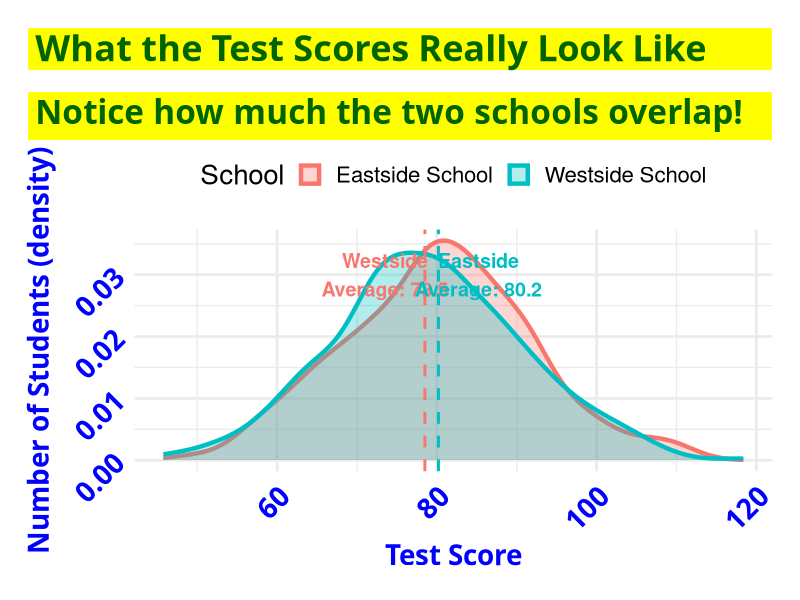
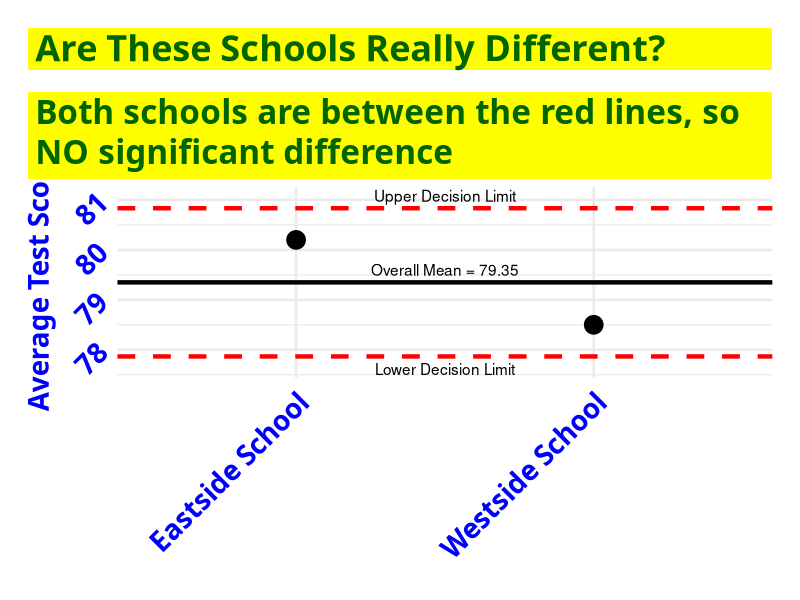
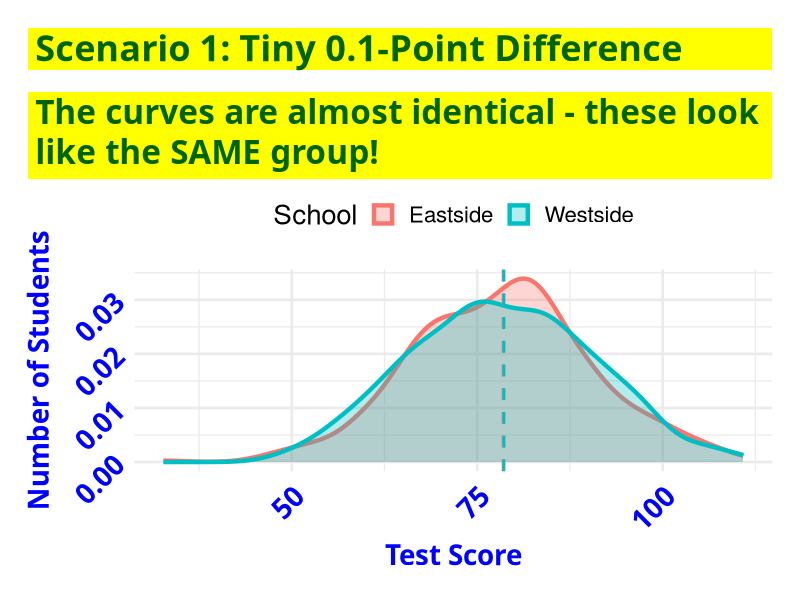
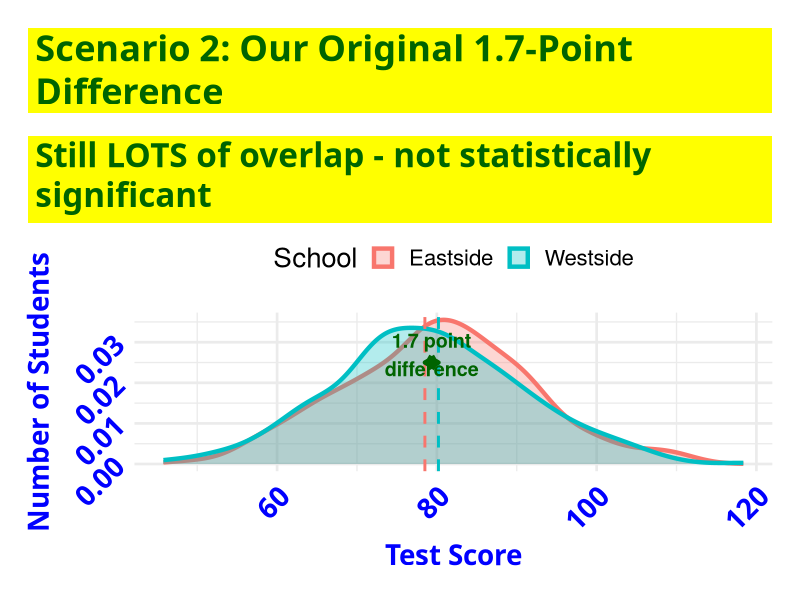
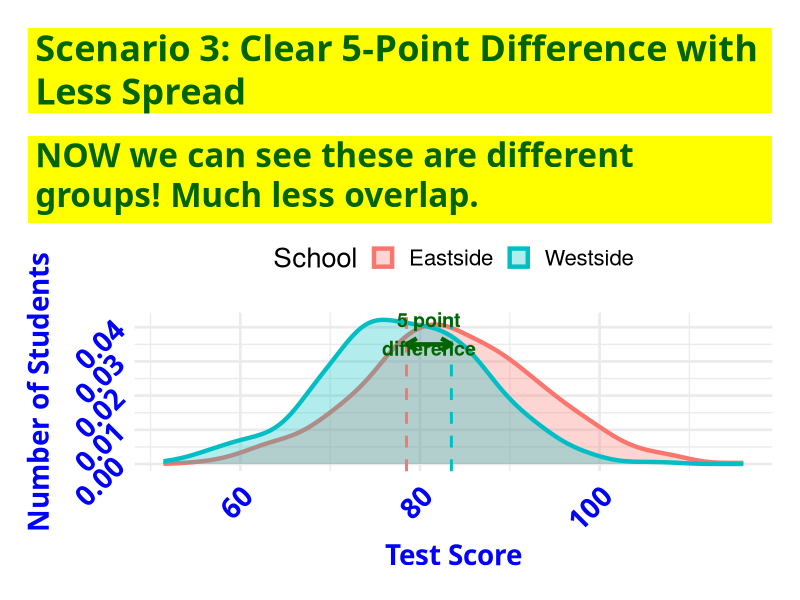
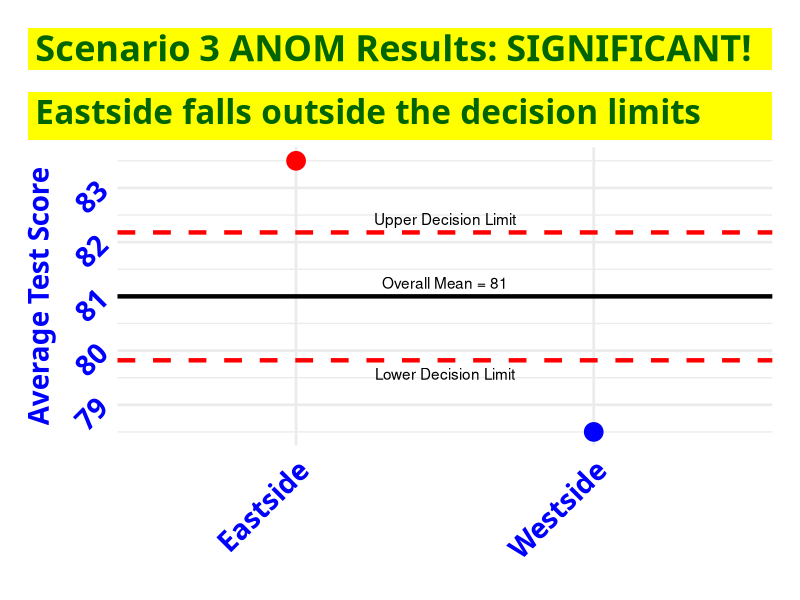
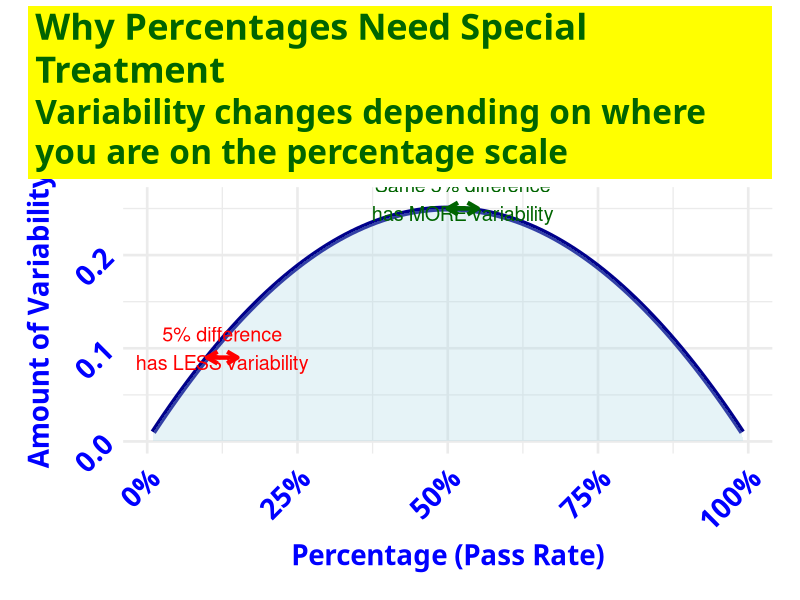

R code for these plots, in order:
## ---- chunk 1
#| label: setup
#| include: false


# install.packages(c("mapview", "survey", "srvyr", "arcgislayers"))

# census_api_key("95496766c51541ee6f402c1e1a8658581285b759", install = TRUE, overwrite = TRUE)


# # load libraries - NOT NEEDED


# Force dplyr's select to take precedence
select <- dplyr::select
filter <- dplyr::filter

# Options
options(scipen = 999)
options(qic.clshade = T) # NO LONGER NEEDED; CHARTS ALL PREPARED WITH GGPLOT2 ONLY
options(qic.linecol = 'black') # NO LONGER NEEDED; CHARTS ALL PREPARED WITH GGPLOT2 ONLY
options(qic.signalcol = "firebrick") # NO LONGER NEEDED; CHARTS ALL PREPARED WITH GGPLOT2 ONLY
options(qic.targetcol = "purple") # NO LONGER NEEDED; CHARTS ALL PREPARED WITH GGPLOT2 ONLY
options(DT.options = list(dom = 'pBlfrti')) # Add buttons, filtering, and top (t) pagination controls
options(shiny.maxRequestSize = 50 * 1024^2) # Set upload maximum to 50 MB
options(tigris_use_cache = TRUE)


flextable::set_flextable_defaults(
  font.size = 14, 
  font.family = "Cabin",
  font.color = "black",
  table.layout = "fixed",
  border.color = "darkgray",
  padding.top = 3, padding.bottom = 3,
  padding.left = 4, padding.right = 4,
  line_spacing = 1.3,
  digits = 2,
  decimal.mark = ",",
  big.mark = " ",
  na_str = "<na>")
  
  # flextable::theme_alafoli()	|>  # BLAH
  # flextable::theme_apa()  # THIS IS NICE
  # flextable::theme_booktabs() |>  # NICE, MORE COMPACT
  # flextable::theme_box() |>   # OK, INCLUDES CELL BORDERS
  # flextable::theme_tron() |>  # 'DARK MODE' BLUE TEXT
  # flextable::theme_tron_legacy() |>   # 'DARK MODE' YELLOW TEXT
  # flextable::theme_vader() |>    # 'DARK MODE' WHITE TEXT
  # flextable::theme_vanilla() |>   # NOT SPECIAL
  # flextable::theme_zebra()	|>
  #
  # flextable::bg(bg = "palegreen", part = "header")
  # flextable::bg(i = 8, bg = "yellow", part = "body")   OR
  # 



# Set global theme for consistent plots
ggplot2::theme_set(
  ggplot2::theme_minimal(base_size = 20) +
    ggplot2::theme(
      plot.title.position = "plot",
      plot.title = ggtext::element_textbox_simple(
        family = "Cabin",
        face = "bold",
        color = "darkgreen",
        size = 26,
        fill = "yellow",
        lineheight = 1.2,
        padding = ggplot2::margin(5.5, 5.5, 0.0, 5.5),
        margin = ggplot2::margin(0, 0, 5.5, 0)
      ),
      plot.subtitle = ggtext::element_textbox_simple(
        family = "Cabin",
        color = "darkgreen",
        face = "bold",
        size = 24,
        fill = "yellow",
        lineheight = 1.2,
        padding = ggplot2::margin(5.5, 5.5, 5.5, 5.5),
        margin = ggplot2::margin(10.5, 0, 5.5, 0)
      ),
      plot.caption = ggtext::element_markdown(
        family = "Cabin",
        size = 22,
        hjust = 1,
        color = "darkblue",
        face = "italic",
        fill = "yellow",
        lineheight = 1.0
      ),
      axis.text.x = ggtext::element_markdown(
        family = "Cabin",
        face = "bold",
        color = "blue",
        size = 20,
        angle = 45,
        hjust = 1
      ),
        # ggplot2::element_blank(),
      axis.title.x = ggtext::element_markdown(
        family = "Cabin",
        face = "bold",
        color = "blue",
        size = 20),
        # ggplot2::element_blank(),
      axis.text.y = ggtext::element_markdown(
        family = "Cabin",
        face = "bold",
        color = "blue",
        size = 20,
        angle = 45,
        hjust = 1
      ),
        # ggplot2::element_blank(),
      axis.title.y = ggtext::element_markdown(
        family = "Cabin",
        face = "bold",
        color = "blue",
        size = 20),
        # ggplot2::element_blank(),
      strip.text = ggtext::element_markdown(
        family = "Cabin",
        color = "black",
        size = ggplot2::rel(1.1),
        face = "italic",
        margin = ggplot2::margin(2, 0, 0.5, 0, "lines")
      ),
      axis.text = ggtext::element_markdown(
        family = "Cabin",
        color = "black"),
      panel.background = ggplot2::element_rect(fill = "white", color = NA),
      plot.background = ggplot2::element_rect(fill = "white", color = NA),
      legend.position = "none",
      panel.spacing.x = grid::unit(1.5, "cm"),
      panel.spacing.y = grid::unit(1.5, "cm"),
      plot.margin = ggplot2::margin(20, 20, 20, 20, "pt")
    )
)



  
# Set seed for reproducibility
base::set.seed(123)

## ---- chunk 2
#| echo: false
#| warning: false
#| fig-height: 8

# Set parameters for our story
westside_mean <- 78.5
westside_sd <- 12.3
eastside_mean <- 80.2
eastside_sd <- 11.6
n_students <- 500

# Generate actual student scores for visualization
westside_scores <- stats::rnorm(n = n_students,
                                mean = westside_mean,
                                sd = westside_sd)
eastside_scores <- stats::rnorm(n = n_students,
                                mean = eastside_mean,
                                sd = eastside_sd)

# Create a data frame for plotting
scores_df <- data.frame(
  score = c(westside_scores, eastside_scores),
  school = rep(c("Westside School", "Eastside School"),
               each = n_students))

# Create overlapping density plot
ggplot2::ggplot(data = scores_df,
                mapping = ggplot2::aes(x = score,
                                       fill = school,
                                       color = school)) +
  ggplot2::geom_density(alpha = 0.3,
                        linewidth = 1.5) +
  ggplot2::geom_vline(xintercept = westside_mean,
                      color = "#F8766D",
                      linetype = "dashed",
                      linewidth = 1) +
  ggplot2::geom_vline(xintercept = eastside_mean,
                      color = "#00BFC4",
                      linetype = "dashed",
                      linewidth = 1) +
  ggplot2::annotate(geom = "text",
                    x = westside_mean - 5,
                    y = 0.030,
                    label = paste("Westside\nAverage:", westside_mean),
                    size = 5,
                    color = "#F8766D",
                    fontface = "bold") +
  ggplot2::annotate(geom = "text",
                    x = eastside_mean + 5,
                    y = 0.030,
                    label = paste("Eastside\nAverage:", eastside_mean),
                    size = 5,
                    color = "#00BFC4",
                    fontface = "bold") +
  ggplot2::labs(
    title = "What the Test Scores Really Look Like",
    subtitle = "Notice how much the two schools overlap!",
    x = "Test Score",
    y = "Number of Students (density)",
    fill = "School",
    color = "School") +
  ggplot2::theme(legend.position = "top")

## ---- chunk 3
#| echo: false
#| warning: false

# Calculate overall average across both schools
overall_n <- n_students * 2
overall_mean <- (westside_mean * n_students + eastside_mean * n_students) / overall_n

# Calculate pooled standard deviation
pooled_sd <- sqrt(((n_students - 1) * westside_sd^2 + 
                   (n_students - 1) * eastside_sd^2) /
                  (n_students * 2 - 2))

# Calculate critical value
alpha <- 0.05
critical_value <- stats::qt(1 - alpha / 2,
                            df = n_students * 2 - 2)

# Calculate decision limits
upper_limit <- overall_mean + critical_value * pooled_sd * 
  sqrt(1 / n_students + 1 / n_students)
lower_limit <- overall_mean - critical_value * pooled_sd * 
  sqrt(1 / n_students + 1 / n_students)

# Create data frame for ANOM plot
anom_df <- data.frame(
  school = c("Westside School", "Eastside School"),
  mean = c(westside_mean, eastside_mean),
  n = c(n_students, n_students))

anom_df$significant <- (anom_df$mean > upper_limit) | 
  (anom_df$mean < lower_limit)

# Create ANOM plot
ggplot2::ggplot(data = anom_df,
                mapping = ggplot2::aes(x = school,
                                       y = mean,
                                       color = significant)) +
  ggplot2::geom_point(size = 6) +
  ggplot2::geom_hline(yintercept = overall_mean,
                      linetype = "solid",
                      linewidth = 1.5) +
  ggplot2::geom_hline(yintercept = upper_limit,
                      linetype = "dashed",
                      linewidth = 1.5,
                      color = "red") +
  ggplot2::geom_hline(yintercept = lower_limit,
                      linetype = "dashed",
                      linewidth = 1.5,
                      color = "red") +
  
  ggplot2::annotate(geom = "text",
                    x = 1.5,
                    y = overall_mean + .25,
                    label = paste("Overall Mean =",
                                  round(overall_mean,
                                        2))) +
  ggplot2::annotate(geom = "text",
                    x = 1.5,
                    y = upper_limit + .25,
                    label = "Upper Decision Limit") +
  ggplot2::annotate(geom = "text",
                    x = 1.5,
                    y = lower_limit - .25,
                    label = "Lower Decision Limit") +
  ggplot2::scale_color_manual(values = c("black", "red")) +
  ggplot2::labs(
    title = "Are These Schools Really Different?",
    subtitle = "Both schools are between the red lines, so NO significant difference",
    y = "Average Test Score",
    x = "") +
  ggplot2::theme(legend.position = "none")

## ---- chunk 4
#| echo: false
#| warning: false

cohens_d <- (eastside_mean - westside_mean) / pooled_sd
overlap_pct <- 2 * stats::pnorm(-abs(cohens_d) / 2) * 100

results_df <- data.frame(
  "What We're Looking At" = c(
    "District Average",
    "Westside Average",
    "Eastside Average",
    "Difference",
    "Upper Decision Limit",
    "Lower Decision Limit",
    "Percent of Scores That Overlap",
    "Is the difference significant?"),
  "The Numbers" = c(
    round(overall_mean, 1),
    westside_mean,
    eastside_mean,
    round(eastside_mean - westside_mean, 1),
    round(upper_limit, 1),
    round(lower_limit, 1),
    paste0(round(overlap_pct, 0), "%"),
    "NO - Too small to be sure it's real"))

results_df |>
  flextable::flextable() |>
  flextable::set_header_labels(
    What.We.re.Looking.At = "What We're Looking At",
    The.Numbers = "The Numbers") |>
  flextable::theme_booktabs() |>
  flextable::width(j = 1, width = 3) |>
  flextable::width(j = 2, width = 2) |>
  flextable::align(align = "left", part = "all") |>
  flextable::bold(part = "header") |>
  flextable::bg(i = 8, bg = "yellow", part = "body") |>
  flextable::bold(i = 8, part = "body") |> 
  flextable::bg(bg = "palegreen", part = "header")

## ---- chunk 5
#| echo: false
#| warning: false
#| fig-height: 8

# Scenario 1: Very small difference
west_mean_s1 <- 78.5
east_mean_s1 <- 78.6  # Only 0.1 difference!
sd_both_s1 <- 12.0

# Generate scores
west_scores_s1 <- stats::rnorm(n = n_students,
                               mean = west_mean_s1,
                               sd = sd_both_s1)
east_scores_s1 <- stats::rnorm(n = n_students,
                               mean = east_mean_s1,
                               sd = sd_both_s1)

scores_s1 <- data.frame(
  score = c(west_scores_s1, east_scores_s1),
  school = rep(c("Westside", "Eastside"),
               each = n_students))

# Plot
ggplot2::ggplot(data = scores_s1,
                mapping = ggplot2::aes(x = score,
                                       fill = school,
                                       color = school)) +
  ggplot2::geom_density(alpha = 0.3,
                        linewidth = 1.5) +
  ggplot2::geom_vline(xintercept = west_mean_s1,
                      color = "#F8766D",
                      linetype = "dashed",
                      linewidth = 1) +
  ggplot2::geom_vline(xintercept = east_mean_s1,
                      color = "#00BFC4",
                      linetype = "dashed",
                      linewidth = 1) +
  ggplot2::labs(
    title = "Scenario 1: Tiny 0.1-Point Difference",
    subtitle = "The curves are almost identical - these look like the SAME group!",
    x = "Test Score",
    y = "Number of Students",
    fill = "School",
    color = "School") +
  ggplot2::theme(legend.position = "top")

## ---- chunk 6
#| echo: false
#| warning: false
#| fig-height: 8

# Back to original scenario
scores_s2 <- data.frame(
  score = c(westside_scores, eastside_scores),
  school = rep(c("Westside", "Eastside"),
               each = n_students))

ggplot2::ggplot(data = scores_s2,
                mapping = ggplot2::aes(x = score,
                                       fill = school,
                                       color = school)) +
  ggplot2::geom_density(alpha = 0.3,
                        linewidth = 1.5) +
  ggplot2::geom_vline(xintercept = westside_mean,
                      color = "#F8766D",
                      linetype = "dashed",
                      linewidth = 1) +
  ggplot2::geom_vline(xintercept = eastside_mean,
                      color = "#00BFC4",
                      linetype = "dashed",
                      linewidth = 1) +
  ggplot2::annotate(geom = "segment",
                    x = westside_mean,
                    xend = eastside_mean,
                    y = 0.025,
                    yend = 0.025,
                    arrow = grid::arrow(ends = "both",
                                       length = grid::unit(0.3, "cm")),
                    color = "darkgreen",
                    linewidth = 1.5) +
  ggplot2::annotate(geom = "text",
                    x = (westside_mean + eastside_mean) / 2,
                    y = 0.027,
                    label = "1.7 point\ndifference",
                    size = 5,
                    color = "darkgreen",
                    fontface = "bold") +
  ggplot2::labs(
    title = "Scenario 2: Our Original 1.7-Point Difference",
    subtitle = "Still LOTS of overlap - not statistically significant",
    x = "Test Score",
    y = "Number of Students",
    fill = "School",
    color = "School") +
  ggplot2::theme(legend.position = "top")

## ---- chunk 7
#| echo: false
#| warning: false
#| fig-height: 8

# Scenario 3: Larger difference with less spread
west_mean_s3 <- 78.5
east_mean_s3 <- 83.5  # 5 point difference
sd_both_s3 <- 9.5     # Less spread

# Generate scores
west_scores_s3 <- stats::rnorm(n = n_students,
                               mean = west_mean_s3,
                               sd = sd_both_s3)
east_scores_s3 <- stats::rnorm(n = n_students,
                               mean = east_mean_s3,
                               sd = sd_both_s3)

scores_s3 <- data.frame(
  score = c(west_scores_s3, east_scores_s3),
  school = rep(c("Westside", "Eastside"),
               each = n_students))

# Plot
ggplot2::ggplot(data = scores_s3,
                mapping = ggplot2::aes(x = score,
                                       fill = school,
                                       color = school)) +
  ggplot2::geom_density(alpha = 0.3,
                        linewidth = 1.5) +
  ggplot2::geom_vline(xintercept = west_mean_s3,
                      color = "#F8766D",
                      linetype = "dashed",
                      linewidth = 1) +
  ggplot2::geom_vline(xintercept = east_mean_s3,
                      color = "#00BFC4",
                      linetype = "dashed",
                      linewidth = 1) +
  ggplot2::annotate(geom = "segment",
                    x = west_mean_s3,
                    xend = east_mean_s3,
                    y = 0.035,
                    yend = 0.035,
                    arrow = grid::arrow(ends = "both",
                                       length = grid::unit(0.3, "cm")),
                    color = "darkgreen",
                    linewidth = 1.5) +
  ggplot2::annotate(geom = "text",
                    x = (west_mean_s3 + east_mean_s3) / 2,
                    y = 0.038,
                    label = "5 point\ndifference",
                    size = 5,
                    color = "darkgreen",
                    fontface = "bold") +
  ggplot2::labs(
    title = "Scenario 3: Clear 5-Point Difference with Less Spread",
    subtitle = "NOW we can see these are different groups! Much less overlap.",
    x = "Test Score",
    y = "Number of Students",
    fill = "School",
    color = "School") +
  ggplot2::theme(legend.position = "top")

## ---- chunk 8
#| echo: false
#| warning: false

# Calculate stats for scenario 3
overall_mean_s3 <- (west_mean_s3 + east_mean_s3) / 2
pooled_sd_s3 <- sd_both_s3
critical_value_s3 <- stats::qt(0.975,
                               df = n_students * 2 - 2)
upper_limit_s3 <- overall_mean_s3 + critical_value_s3 * pooled_sd_s3 * 
  sqrt(2 / n_students)
lower_limit_s3 <- overall_mean_s3 - critical_value_s3 * pooled_sd_s3 * 
  sqrt(2 / n_students)

anom_df_s3 <- data.frame(
  school = c("Westside", "Eastside"),
  mean = c(west_mean_s3, east_mean_s3))

# ANOM plot for scenario 3
ggplot2::ggplot(data = anom_df_s3,
                mapping = ggplot2::aes(x = school,
                                       y = mean)) +
  ggplot2::geom_point(size = 6,
                      color = c("blue", "red")) +
  ggplot2::geom_hline(yintercept = overall_mean_s3,
                      linetype = "solid",
                      linewidth = 1.5) +
  ggplot2::geom_hline(yintercept = upper_limit_s3,
                      linetype = "dashed",
                      linewidth = 1.5,
                      color = "red") +
  ggplot2::geom_hline(yintercept = lower_limit_s3,
                      linetype = "dashed",
                      linewidth = 1.5,
                      color = "red") +
  ggplot2::annotate(geom = "text",
                    x = 1.5,
                    y = overall_mean_s3 + .25,
                    label = paste("Overall Mean =",
                                  round(overall_mean_s3,
                                        2))) +
  ggplot2::annotate(geom = "text",
                    x = 1.5,
                    y = upper_limit_s3 + .25,
                    label = "Upper Decision Limit") +
  ggplot2::annotate(geom = "text",
                    x = 1.5,
                    y = lower_limit_s3 - .25,
                    label = "Lower Decision Limit") +
  ggplot2::labs(
    title = "Scenario 3 ANOM Results: SIGNIFICANT!",
    subtitle = "Eastside falls outside the decision limits",
    y = "Average Test Score",
    x = "") 


## ---- chunk 9
#| echo: false
#| warning: false

cohens_d_s1 <- 0.1 / sd_both_s1
cohens_d_s2 <- (eastside_mean - westside_mean) / pooled_sd
cohens_d_s3 <- (east_mean_s3 - west_mean_s3) / pooled_sd_s3

overlap_s1 <- 2 * stats::pnorm(-abs(cohens_d_s1) / 2) * 100
overlap_s2 <- 2 * stats::pnorm(-abs(cohens_d_s2) / 2) * 100
overlap_s3 <- 2 * stats::pnorm(-abs(cohens_d_s3) / 2) * 100

comparison_df <- data.frame(
  "Scenario" = c(
    "1: Tiny Difference",
    "2: Small Difference (Our Original)",
    "3: Clear Difference"),
  "Difference in Averages" = c("0.1 points", "1.7 points", "5.0 points"),
  "How Spread Out Scores Are" = c("Very spread (SD=12)", 
                                   "Very spread (SD=12)", 
                                   "Less spread (SD=9.5)"),
  "Percent Overlap" = c(
    paste0(round(overlap_s1, 0), "%"),
    paste0(round(overlap_s2, 0), "%"),
    paste0(round(overlap_s3, 0), "%")),
  "Can We Detect It?" = c("NO", "NO", "YES!"))

comparison_df |>
  flextable::flextable() |>
  flextable::set_header_labels(
    Scenario = "Scenario",
    Difference.in.Averages = "Difference in Averages",
    How.Spread.Out.Scores.Are = "How Spread Out Scores Are",
    Percent.Overlap = "Percent Overlap",
    Can.We.Detect.It. = "Can We Detect It?") |>
  flextable::theme_booktabs() |>
  flextable::width(j = 1, width = 2) |>
  flextable::width(j = 2:5, width = 1.5) |>
  flextable::align(align = "center", part = "body") |>
  flextable::align(align = "left", j = 1, part = "body") |>
  flextable::bold(part = "header") |>
  flextable::bg(i = 3, bg = "yellow", part = "body") |>
  flextable::bold(i = 3, j = 5, part = "body") |> 
  flextable::bg(bg = "palegreen", part = "header")

## ---- chunk 10
#| echo: false
#| warning: false
#| fig-height: 8

# Create visualization of why percentages are tricky
percent_data <- data.frame(
  percentage = seq(0.01, 0.99, by = 0.01))

percent_data$variance <- percent_data$percentage * (1 - percent_data$percentage)

ggplot2::ggplot(data = percent_data,
                mapping = ggplot2::aes(x = percentage,
                                       y = variance)) +
  ggplot2::geom_line(linewidth = 2,
                     color = "darkblue") +
  ggplot2::geom_area(alpha = 0.3,
                     fill = "lightblue") +
  ggplot2::annotate(geom = "segment",
                    x = 0.10,
                    xend = 0.15,
                    y = 0.09,
                    yend = 0.09,
                    arrow = grid::arrow(ends = "both",
                                       length = grid::unit(0.3, "cm")),
                    color = "red",
                    linewidth = 1.5) +
  ggplot2::annotate(geom = "text",
                    x = 0.125,
                    y = 0.10,
                    label = "5% difference\nhas LESS variability",
                    size = 5,
                    color = "red") +
  ggplot2::annotate(geom = "segment",
                    x = 0.50,
                    xend = 0.55,
                    y = 0.25,
                    yend = 0.25,
                    arrow = grid::arrow(ends = "both",
                                       length = grid::unit(0.3, "cm")),
                    color = "darkgreen",
                    linewidth = 1.5) +
  ggplot2::annotate(geom = "text",
                    x = 0.525,
                    y = 0.26,
                    label = "Same 5% difference\nhas MORE variability",
                    size = 5,
                    color = "darkgreen") +
  ggplot2::scale_x_continuous(labels = scales::percent_format()) +
  ggplot2::labs(
    title = "Why Percentages Need Special Treatment",
    subtitle = "Variability changes depending on where you are on the percentage scale",
    x = "Percentage (Pass Rate)",
    y = "Amount of Variability") +
  ggplot2::theme(legend.position = "none")

## ---- chunk 11
#| echo: false
#| warning: false

# Example with moderate proportions (transformation not critical)
prop1_mod <- 0.45
prop2_mod <- 0.50

# Example with extreme proportions (transformation critical)
prop1_ext <- 0.05
prop2_ext <- 0.08

# Calculate for both methods
standard_mod <- c(prop1_mod, prop2_mod)
arcsin_mod <- sin(asin(sqrt(standard_mod)))^2

standard_ext <- c(prop1_ext, prop2_ext)
arcsin_ext <- sin(asin(sqrt(standard_ext)))^2

method_guide <- data.frame(
  "Percentage Range" = c(
    "15% to 85%",
    "Below 15% or Above 85%"),
  "Example" = c(
    "45% vs 50% pass rate",
    "5% vs 8% pass rate"),
  "Which Method?" = c(
    "Either method works fine",
    "MUST use arcsine transformation"),
  "Why?" = c(
    "Variability is fairly constant",
    "Variability changes too much; regular methods give wrong answers"))

method_guide |>
  flextable::flextable() |>
  flextable::set_header_labels(
    Percentage.Range = "Percentage Range",
    Example = "Example",
    Which.Method. = "Which Method?",
    Why. = "Why?") |>
  flextable::theme_booktabs() |>
  flextable::width(j = 1, width = 1.5) |>
  flextable::width(j = 2:4, width = 2) |>
  flextable::align(align = "left", part = "all") |>
  flextable::bold(part = "header") |>
  flextable::bg(bg = "palegreen", part = "header")
